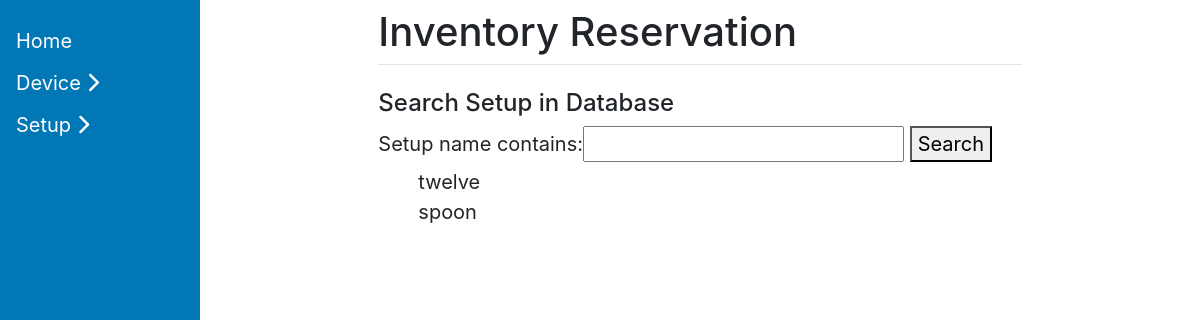
Page /search_setup/ on the earlier database version.
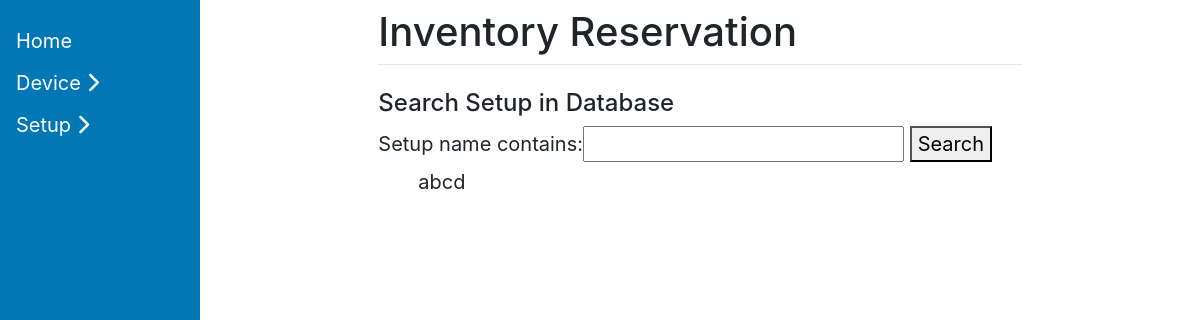
Same page on the later database version.
### ReservationTool/models.py (models this page shows, shortened)
class Setup(models.Model):
    setup_name = models.CharField(max_length=125 , null = True)
    attenuator_quantity = models.IntegerField(default=0)
    attenuator_db = models.CharField(max_length=125, default="10db")
    rf_cable = models.IntegerField(default=0)
    rf_shield_box = models.IntegerField(default=0)
    device_type = models.ForeignKey(Device, on_delete=models.PROTECT )
    setup_type = models.ForeignKey(SetupType, on_delete=models.PROTECT , null = True)
    class Meta:
      db_table = "setups"

### ReservationTool/views.py (the view)
# urls.py: path("search_setup/", views.search_setup, name='search_setup'),
def search_setup(request):
    setup_list = Setup.objects.all()
    setup_filter = SetupFilter(request.GET, queryset=setup_list)
    return render(request, 'search_setup.html', {'filter': setup_filter })

### templates/search_setup.html (shortened to what this page needs)
{% extends 'base.html' %}
  {% block content %}
  <form method="get">
      <h4 style="margin-top: 0">Search Setup in Database</h4>
    {{ filter.form.as_table}}
    <button type="submit" >Search</button>
  </form>
  <ul>
  {% for Setup in filter.qs %}
    {{ Setup.setup_name }} <br>
  {% endfor %}
  </ul>
  {% endblock %}

Differences in the rows shown:
removed Setup: setup_name "spoon"
changed Setup: setup_name "twelve" → "abcd"
